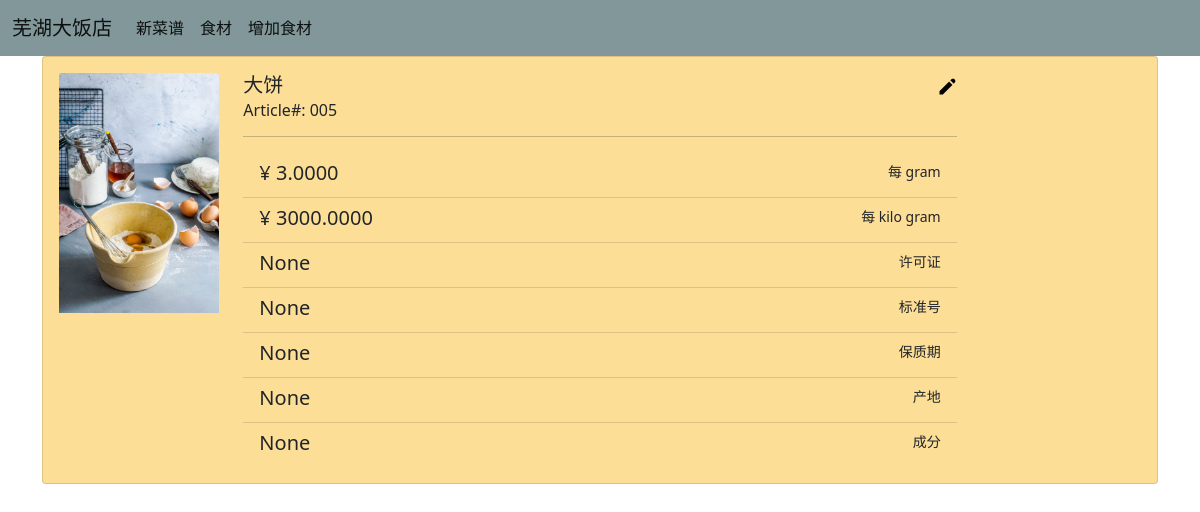
Page /recipes/ingredients/6 on the committed database.
### recipes/models.py (models this page shows, shortened)
class Ingredient(models.Model):
    GRAM = 'gram'
    LITER = 'liter'
    FACTOR_GRAM_TO_KG = 1000
    FACTOR_LITER_TO_CL = 1 / 100
    UNITS = (
        (GRAM, '1 gram'),
        (LITER, '1 liter')
    )
    name = models.CharField(max_length=255)
    article_number = models.TextField(blank=True, null=True)
    cost = models.DecimalField(
        max_digits=12, decimal_places=4, default=0)
    unit = models.CharField(max_length=20, choices=UNITS)
    xukezheng = models.CharField(max_length=255,null=True,blank=True)
    biaozhun = models.CharField(max_length=255, null=True,blank=True)
    baozhi = models.DateField(null=True,blank=True)
    chandi = models.CharField(max_length=255, null=True,blank=True)
    chengfen = models.CharField(max_length=255, null=True,blank=True)
    def get_units(self):
        units = []
        _base = {
            'unit': self.unit,
            'cost': self.cost
        }
        if self.unit == self.GRAM:
            units.append(_base)
            units.append({
                'unit': 'kilo gram',
                'cost': round(self.cost * Decimal(self.FACTOR_GRAM_TO_KG), 4)
            })
        else:
            units.append({
                'unit': 'centiliter',
                'cost': round(self.cost * Decimal(self.FACTOR_LITER_TO_CL), 4)
            })
            units.append(_base)
        return units

### recipes/views.py (the view)
# urls.py: path('ingredients/<int:pk>', views.IngredientDetail.as_view(), name='ingredient-detail'),
class IngredientDetail(DetailView):
    model = models.Ingredient
    template_name = 'ingredients/detail.html'

### recipes/templates/ingredients/detail.html (shortened to what this page needs)
{% extends 'layout/_layout.html' %}
{% block content %}
  <div class="row">
    <div class="col">
      {% include 'ingredients/__detail_card.html' %}
    </div>
  </div>
{% endblock %}

### recipes/templates/ingredients/__detail_card.html
{% load static %}
<div class="card bg-ingredient">
  <div class="card-body row">
    <div class="col-md-2">
      <img src="{% static 'images/ingredients.jpg' %}" class="card-img-top" alt="Recipe for {{ r.name }}">
    </div>
    <div class="col-md-8">
      <h5 class="card-title">
        {{ ingredient.name }}
        <span class="float-end">
          <a href="{% url 'ingredient-edit' ingredient.id %}">
            <img src="{% static 'images/edit-icon.png' %}"/>
          </a>
        </span>
      </h5>
      <h6 class="card-subtitle mb-2">
        {% if ingredient.article_number %}
          Article#: {{ ingredient.article_number}}
        {% else %}
          食材
        {% endif %}
      </h6>
      <hr>
      <ul class="list-group list-group-flush">
        {% for unit in ingredient.get_units %}
          <li class="list-group-item bg-ingredient">
            <div class="d-flex w-100 justify-content-between">
              <h5 class="mb-1">¥ {{ unit.cost }}</h5>
              <small>每 {{ unit.unit }}</small>
            </div>
          </li>
        {% endfor %}
        <li class="list-group-item bg-ingredient">
          <div class="d-flex w-100 justify-content-between">
            <h5 class="mb-1">{{ ingredient.xukezheng }}</h5>
            <small>许可证</small>
          </div>
        </li>
        <li class="list-group-item bg-ingredient">
          <div class="d-flex w-100 justify-content-between">
            <h5 class="mb-1">{{ ingredient.biaozhun }}</h5>
            <small>标准号</small>
          </div>
        </li>
        <li class="list-group-item bg-ingredient">
          <div class="d-flex w-100 justify-content-between">
            <h5 class="mb-1">{{ ingredient.baozhi }}</h5>
            <small>保质期</small>
          </div>
        </li>
        <li class="list-group-item bg-ingredient">
          <div class="d-flex w-100 justify-content-between">
            <h5 class="mb-1">{{ ingredient.chandi }}</h5>
            <small>产地</small>
          </div>
        </li>
        <li class="list-group-item bg-ingredient">
          <div class="d-flex w-100 justify-content-between">
            <h5 class="mb-1">{{ ingredient.chengfen }}</h5>
            <small>成分</small>
          </div>
        </li>
      </ul>
    </div>
  </div>
</div>

### static/css/common.css (style rules this page uses)
.bg-ingredient { background-color: #FCDE96; }

### rows in the picture
Ingredient: name "大饼", article_number "005", cost "3.0000", unit "gram", xukezheng "None", biaozhun "None", baozhi "None", chandi "None", chengfen "None"

### other values in the picture
{{ unit.cost }} "3000.0000"
{{ unit.unit }} "kilo gram"
